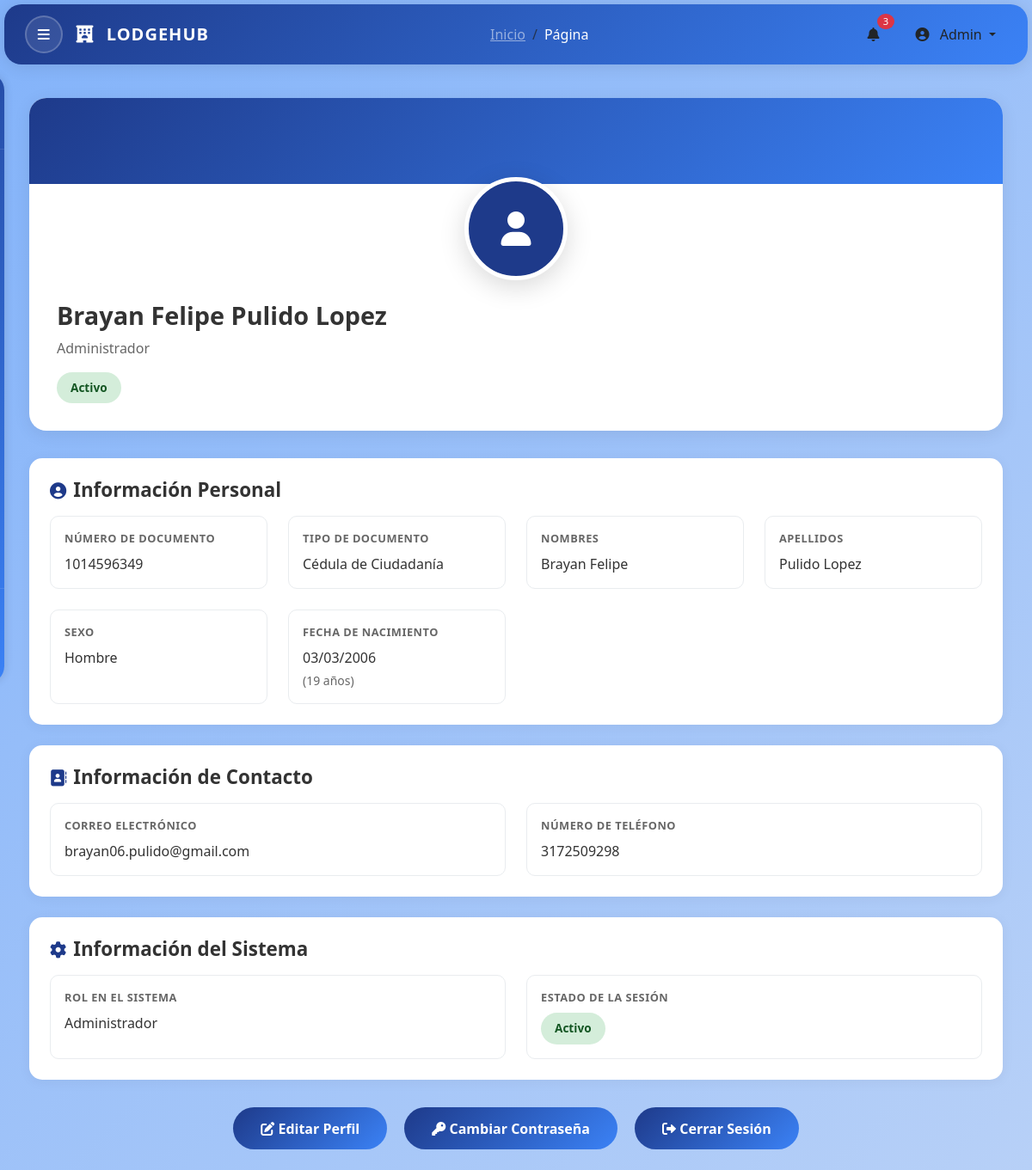
Page /app/views/miPerfil.php (signed in) on the committed database.
### tables this page shows
CREATE TABLE IF NOT EXISTS tp_usuarios (numDocumento VARCHAR(15) NOT NULL,
                                        tipoDocumento ENUM ('Cédula de Ciudadanía','Tarjeta de Identidad','Cedula de Extranjeria','Pasaporte','Registro Civil') NOT NULL, 
                                        nombres VARCHAR(50) NOT NULL,
                                        apellidos VARCHAR(50) NOT NULL,
                                        numTelefono VARCHAR (15) NOT NULL,
                                        correo VARCHAR(30) NOT NULL,
                                        sexo ENUM ('Hombre','Mujer','Otro','Prefiero no decirlo') NOT NULL,
                                        fechaNacimiento DATE NOT NULL,
                                        password varchar (255) NOT NULL,
                                        foto varchar (255),
                                        solicitarContraseña ENUM('0','1') DEFAULT '0',
                                        tokenPassword varchar (100) ,
                                        sesionCaducada ENUM('1','0') NOT NULL DEFAULT '1',
                                        roles ENUM ('Administrador','Colaborador','Usuario') NOT NULL,
                                        
                                        PRIMARY KEY (numdocumento)          
                                                );

### app/views/miPerfil.php (the view, shortened to what this page needs)
<?php
try {
    $db = conexionDB();
    $stmt = $db->prepare("SELECT * FROM tp_usuarios WHERE numDocumento = ?");
    $stmt->execute([$_SESSION['numDocumento']]);
    $usuario = $stmt->fetch(PDO::FETCH_ASSOC);
} catch (Exception $e) {
    echo "Error al cargar el perfil: " . $e->getMessage();
    exit();
}
function formatearFecha($fecha) {
    return date('d/m/Y', strtotime($fecha));
}
function calcularEdad($fechaNacimiento) {
    $fecha_nacimiento = new DateTime($fechaNacimiento);
    $hoy = new DateTime();
    $edad = $hoy->diff($fecha_nacimiento);
    return $edad->y;
}
?>
<!DOCTYPE html>
<html lang="es">
<head>
    <link rel="stylesheet" href="../../public/assets/css/stylesMiPerfil.css">
    <link rel="stylesheet" href="../../public/assets/css/stylesNav.css">
    <link href="https://cdn.jsdelivr.net/npm/bootstrap@5.3.0/dist/css/bootstrap.min.css" rel="stylesheet">
    <link href="https://cdnjs.cloudflare.com/ajax/libs/font-awesome/6.0.0/css/all.min.css" rel="stylesheet">
</head>
    <?php
        include "layouts/sidebar.php";
        include "layouts/navbar.php";
    ?>
<body>
    <div class="main-content">
        <div class="content-wrapper">
            <div class="profile-header">
                <div class="profile-content">
                    <div class="profile-avatar-container">
                        <div class="profile-avatar">
                            <?php if (!empty($usuario['foto']) && file_exists($usuario['foto'])): ?>
                                <img src="<?php echo htmlspecialchars($usuario['foto']); ?>" alt="Foto de perfil">
                            <?php else: ?>
                                <i class="fas fa-user"></i>
                            <?php endif; ?>
                        </div>
                    </div>
                    <h1 class="profile-name">
                        <?php echo htmlspecialchars($usuario['nombres'] . ' ' . $usuario['apellidos']); ?>
                    </h1>
                    <p class="profile-role">
                        <?php echo htmlspecialchars($usuario['roles']); ?>
                    </p>
                    <span class="profile-status <?php echo ($usuario['sesionCaducada'] == '1' || $usuario['sesionCaducada'] == 1) ? 'status-active' : 'status-inactive'; ?>">
                        <?php echo ($usuario['sesionCaducada'] == '1' || $usuario['sesionCaducada'] == 1) ? 'Activo' : 'Inactivo'; ?>
                    </span>
                </div>
            </div>
            <div class="profile-section">
                <h2 class="section-title">
                    <i class="fas fa-user-circle"></i>
                    Información Personal
                </h2>
                <div class="info-grid">
                    <div class="info-item">
                        <div class="info-label">Número de Documento</div>
                        <div class="info-value"><?php echo htmlspecialchars($usuario['numDocumento']); ?></div>
                    </div>
                    <div class="info-item">
                        <div class="info-label">Tipo de Documento</div>
                        <div class="info-value"><?php echo htmlspecialchars($usuario['tipoDocumento']); ?></div>
                    </div>
                    <div class="info-item">
                        <div class="info-label">Nombres</div>
                        <div class="info-value"><?php echo htmlspecialchars($usuario['nombres']); ?></div>
                    </div>
                    <div class="info-item">
                        <div class="info-label">Apellidos</div>
                        <div class="info-value"><?php echo htmlspecialchars($usuario['apellidos']); ?></div>
                    </div>
                    <div class="info-item">
                        <div class="info-label">Sexo</div>
                        <div class="info-value"><?php echo htmlspecialchars($usuario['sexo']); ?></div>
                    </div>
                    <div class="info-item">
                        <div class="info-label">Fecha de Nacimiento</div>
                        <div class="info-value">
                            <?php echo formatearFecha($usuario['fechaNacimiento']); ?>
                            <small style="color: #666; display: block; margin-top: 4px;">
                                (<?php echo calcularEdad($usuario['fechaNacimiento']); ?> años)
                            </small>
                        </div>
                    </div>
                </div>
            </div>
            <div class="profile-section">
                <h2 class="section-title">
                    <i class="fas fa-address-book"></i>
                    Información de Contacto
                </h2>
                <div class="info-grid">
                    <div class="info-item">
                        <div class="info-label">Correo Electrónico</div>
                        <div class="info-value"><?php echo htmlspecialchars($usuario['correo']); ?></div>
                    </div>
                    <div class="info-item">
                        <div class="info-label">Número de Teléfono</div>
                        <div class="info-value"><?php echo htmlspecialchars($usuario['numTelefono']); ?></div>
                    </div>
                </div>
            </div>
            <div class="profile-section">
                <h2 class="section-title">
                    <i class="fas fa-cog"></i>
                    Información del Sistema
                </h2>
                <div class="info-grid">
                    <div class="info-item">
                        <div class="info-label">Rol en el Sistema</div>
                        <div class="info-value"><?php echo htmlspecialchars($usuario['roles']); ?></div>
                    </div>
                    <div class="info-item">
                        <div class="info-label">Estado de la Sesión</div>
                        <div class="info-value">
                            <span class="profile-status <?php echo ($usuario['sesionCaducada'] == '1' || $usuario['sesionCaducada'] == 1) ? 'status-active' : 'status-inactive'; ?>">
                                <?php echo ($usuario['sesionCaducada'] == '1' || $usuario['sesionCaducada'] == 1) ? 'Activo' : 'Inactivo'; ?>
                            </span>
                        </div>
                    </div>
                </div>
            </div>
            <div class="actions">
                <a href="editarPerfil.php" class="btn-edit-profile">
                    <i class="fas fa-edit"></i> Editar Perfil
                </a>
                <a href="contraseña.php" class="btn-change-password">
                    <i class="fas fa-key"></i> Cambiar Contraseña
                </a>
                <a href="cerrarSesion.php" class="btn-change-password">
                    <i class="fas fa-sign-out-alt"></i> Cerrar Sesión
                </a>
            </div>
        </div>
    </div>
</body>
</html>

### rows in the picture
tp_usuarios: nombres+apellidos "Brayan Felipe Pulido Lopez", roles "Administrador", numDocumento "1014596349", tipoDocumento "Cédula de Ciudadanía", nombres "Brayan Felipe", apellidos "Pulido Lopez", sexo "Hombre", fechaNacimiento "03/03/2006", fechaNacimiento "19", correo "brayan06.pulido@gmail.com", numTelefono "3172509298"
